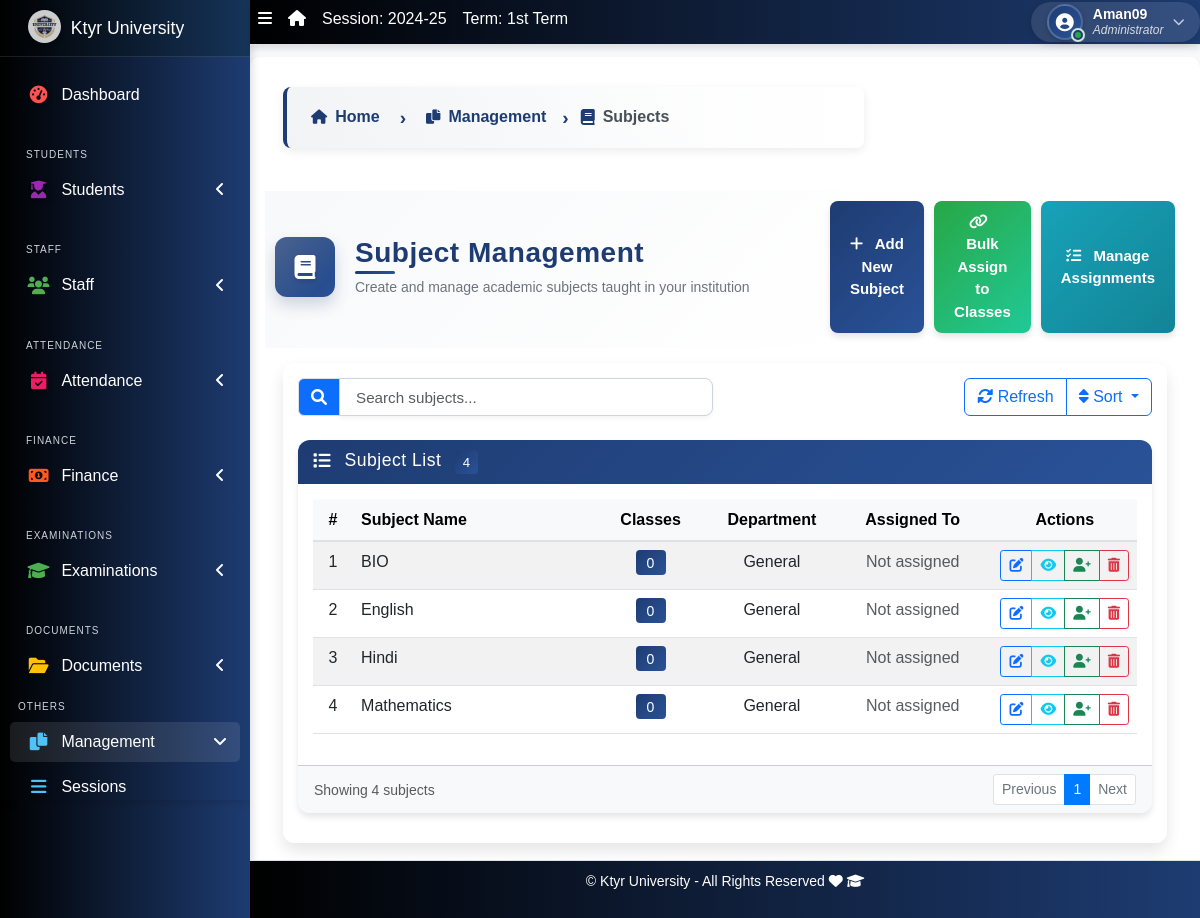
/subject/list/ (signed in), run on an earlier commit of the app's database.
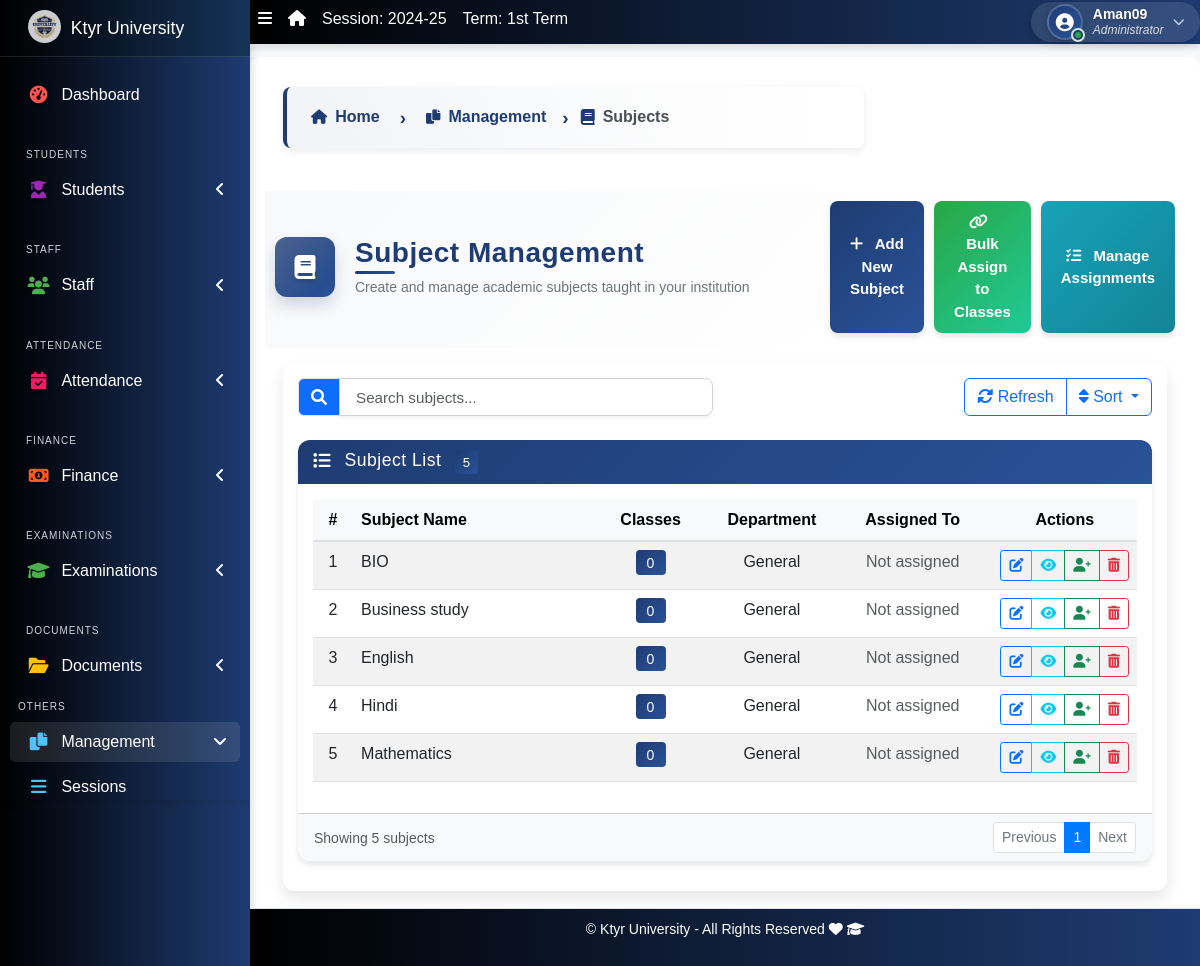
And on a later commit of the database.
### apps/corecode/models.py (models this page shows)
class Subject(models.Model):
    name = models.CharField(max_length=200, unique=True)
    description = models.TextField(blank=True, null=True)
    code = models.CharField(max_length=20, blank=True, null=True)
    department = models.CharField(max_length=100, blank=True, null=True)
    is_active = models.BooleanField(default=True)
    created_at = models.DateTimeField(auto_now_add=True, null=True)
    updated_at = models.DateTimeField(auto_now=True, null=True)
    class Meta:
        ordering = ["name"]
    def __str__(self):
        return self.name

### apps/corecode/views.py (the view)
# urls.py: path("subject/list/", SubjectListView.as_view(), name="subjects"),
class SubjectListView(LoginRequiredMixin, SuccessMessageMixin, ListView):
    model = Subject
    template_name = "corecode/subject_list.html"
    def get_context_data(self, **kwargs):
        context = super().get_context_data(**kwargs)
        context["form"] = SubjectForm()
        return context

### apps/corecode/forms.py
class SubjectForm(ModelForm):
    prefix = "Subject"
    class Meta:
        model = Subject
        fields = ["name"]

### apps/corecode/context_processors.py (called while the page is built)
def site_defaults(request):
    current_session = AcademicSession.objects.get(current=True)
    current_term = AcademicTerm.objects.get(current=True)
    vals = SiteConfig.objects.all()
    contexts = {
        "current_session": current_session.name,
        "current_term": current_term.name,
    }
    for val in vals:
        contexts[val.key] = val.value
    return contexts

def global_college_profile(request):
    try:
        profile = CollegeProfileModel.objects.first()
    except CollegeProfileModel.DoesNotExist:
        profile = None
    return {'profile': profile}

### apps/corecode/templates/corecode/subject_list.html (shortened to what the changed rows need)
{% extends 'base.html' %}
{% load widget_tweaks %}
{% block title %}Subject Management{% endblock title %}
{% block content %}
<div class="row">
  <div class="col-sm-12">
    <div class="card shadow-sm">
      <div class="card-header bg-light">
        <h5 class="card-title mb-0">
          <i class="fas fa-list me-2"></i> Subject List
          <span class="badge bg-primary ms-2" id="totalSubjectCount">{{ object_list|length }}</span>
        </h5>
      </div>
      <div class="card-body p-0">
        <div class="table-responsive">
          <table class="table table-hover table-striped" id="subjectTable">
            <thead class="table-light">
              <tr>
                <th width="5%" class="text-center">#</th>
                <th width="30%">Subject Name</th>
                <th width="15%" class="text-center">Classes</th>
                <th width="15%" class="text-center">Department</th>
                <th width="20%" class="text-center">Assigned To</th>
                <th width="15%" class="text-center">Actions</th>
              </tr>
            </thead>
            <tbody>
              {% for object in object_list %}
              <tr class="subject-row" data-subject-id="{{ object.id }}" data-subject-name="{{ object }}">
                <td class="text-center">{{ forloop.counter }}</td>
                <td>
                  <span class="fw-medium">{{ object }}</span>
                </td>
                <td class="text-center">
                  <span class="badge bg-primary class-count" data-subject-id="{{ object.id }}">Loading...</span>
                </td>
                <td class="text-center">
                  <span class="department-info" data-subject-id="{{ object.id }}">General</span>
                </td>
                <td class="text-center">
                  <div class="class-assignments" data-subject-id="{{ object.id }}">
                  </div>
                </td>
                <td class="text-center">
                  <div class="btn-group btn-group-sm">
                    <button type="button" class="btn btn-outline-primary edit-subject-btn" data-subject-id="{{ object.id }}" title="Edit Subject">
                      <i class="fa fa-edit"></i>
                    </button>
                    <button type="button" class="btn btn-outline-info view-subject-details" data-subject-id="{{ object.id }}" title="View Details">
                      <i class="fa fa-eye"></i>
                    </button>
                    <button type="button" class="btn btn-outline-success quick-assign-btn" data-subject-id="{{ object.id }}" data-subject-name="{{ object }}" title="Quick Assign">
                      <i class="fa fa-user-plus"></i>
                    </button>
                    <a href="{% url 'subject-delete' object.id %}" class="btn btn-outline-danger" title="Delete Subject">
                      <i class="fa fa-trash-alt"></i>
                    </a>
                  </div>
                </td>
              </tr>
              {% endfor %}
            </tbody>
          </table>
        </div>
      </div>
      <div class="card-footer bg-light">
        <div class="d-flex justify-content-between align-items-center">
          <div>
            <small class="text-muted">Showing {{ object_list|length }} subjects</small>
          </div>
        </div>
      </div>
    </div>
  </div>
</div>
{% endblock content %}

What changed in the data, as far as the page shows it:
added Subject: name "Business study"
Also different on the page:
{{ object_list|length }}: "4" → "5"
